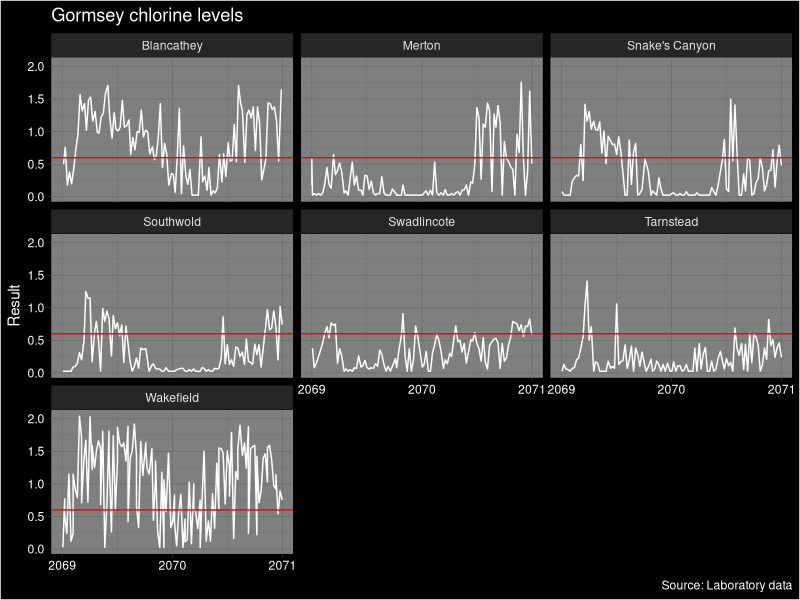

Source code (R):
## ---- chunk 1
knitr::opts_chunk$set(echo = FALSE, warning = FALSE, message = FALSE, dpi = 300)
## ---- chunk 2
library(tidyverse)
labdata <- read_csv("data/labdata.csv")
chlorine <- filter(labdata, Measure == "Chlorine Total")
## ---- chunk 3
ggplot(chlorine, aes(Date, Result)) + 
    geom_line(col = "white") + 
    geom_hline(yintercept = 0.6, col = "red") + 
    scale_x_date(date_breaks = "year", date_labels = "%Y") + 
    facet_wrap(~Suburb) + 
    theme_dark() + 
    theme(plot.background = element_rect(fill = "black"),
          title = element_text(colour = "white"),
          axis.text = element_text(colour = "white")) + 
    labs(title = "Gormsey chlorine levels",
         caption = "Source: Laboratory data",
         x = NULL)
## ---- chunk 4
chlorine_suburb <- group_by(chlorine, Suburb)

chlorine_results <- summarise(chlorine_suburb,
                              Minimum = min(Result),
                              Mean = mean(Result),
                              Max = max(Result),
                              Taste = round(sum(Result > 0.6) / n() * 100))

knitr::kable(arrange(chlorine_results, Taste), digits = 2,
             col.names = c("Suburb", "Minimum Cl", "Mean Cl", 
                           "Maximum Cl", "Negative taste %"))
